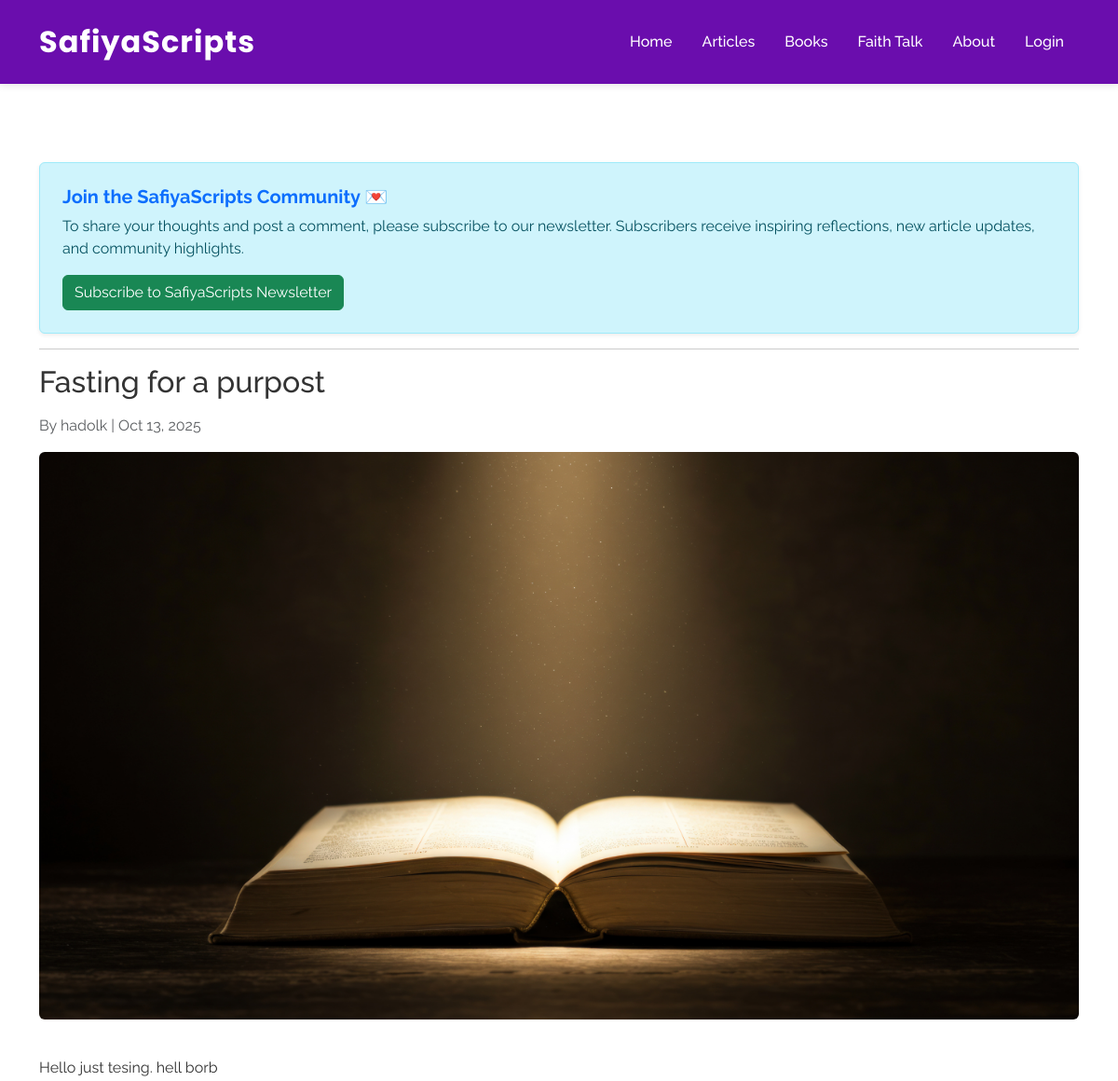
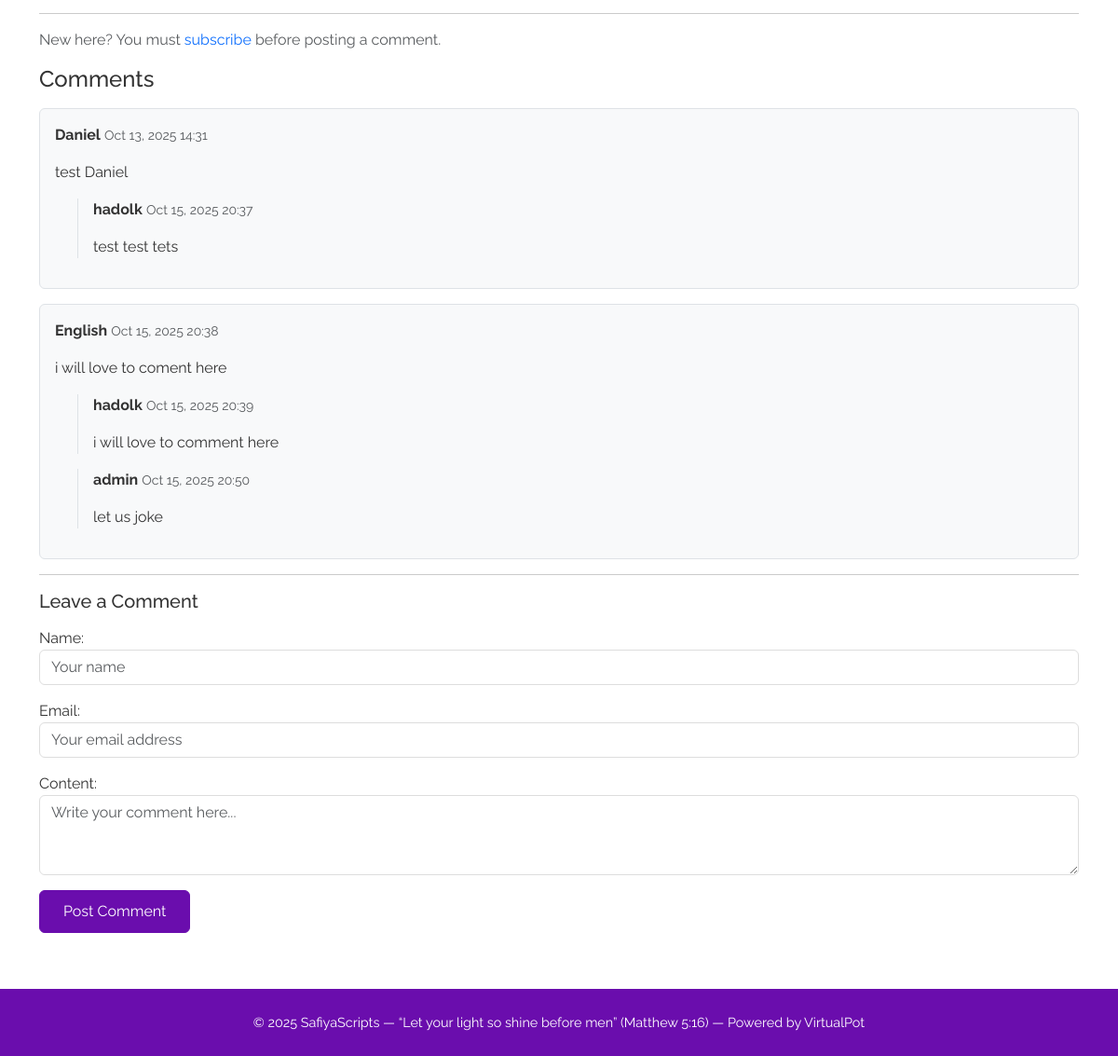
Page /articles/public/5/ on the committed database (2 pictures, top to bottom).
### articles/models.py (models this page shows, shortened)
class Article(models.Model):
    title = models.CharField(max_length=200)
    short_description = models.TextField(max_length=300)
    full_description = models.TextField()
    author = models.ForeignKey(User, on_delete=models.CASCADE)
    image = models.ImageField(upload_to='article_images/', blank=True, null=True)
    date_posted = models.DateTimeField(default=timezone.now)
    class Meta:
        ordering = ['-date_posted']

class Comment(models.Model):
    article = models.ForeignKey(Article, related_name='comments', on_delete=models.CASCADE)
    user = models.ForeignKey(User, on_delete=models.CASCADE, blank=True, null=True)
    parent = models.ForeignKey('self', null=True, blank=True, related_name='replies', on_delete=models.CASCADE)
    name = models.CharField(max_length=100)
    email = models.EmailField(blank=True, null=True)
    content = models.TextField()
    created_at = models.DateTimeField(default=timezone.now)
    class Meta:
        ordering = ['created_at']

### articles/views.py (the view, shortened to what this page needs)
def article_detail_public(request, pk):
    article = get_object_or_404(Article, pk=pk)
    comments = article.comments.filter(parent__isnull=True).select_related('user')
    comment_form = CommentForm()
    return render(request, 'articles/article_detail_public.html', {
        'article': article,
        'comments': comments,
        'comment_form': comment_form,
    })

### articles/forms.py
class CommentForm(forms.ModelForm):
    parent = forms.ModelChoiceField(
        queryset=Comment.objects.filter(parent__isnull=True),
        required=False,
        widget=forms.HiddenInput()
    )
    class Meta:
        model = Comment
        fields = ['name', 'email', 'content', 'parent']
        widgets = {
            'name': forms.TextInput(attrs={
                'class': 'form-control',
                'placeholder': 'Your name',
            }),
            'email': forms.EmailInput(attrs={
                'class': 'form-control',
                'placeholder': 'Your email address',
            }),
            'content': forms.Textarea(attrs={
                'class': 'form-control',
                'rows': 3,
                'placeholder': 'Write your comment here...',
            }),
        }

### templates/articles/article_detail_public.html (shortened to what this page needs)
{% extends "base.html" %}
{% block content %}
<div class="alert alert-info mt-4 p-4 rounded shadow-sm">
  <h5 class="fw-bold text-primary mb-2">Join the SafiyaScripts Community 💌</h5>
  <p class="mb-3">
    To share your thoughts and post a comment, please subscribe to our newsletter.
    Subscribers receive inspiring reflections, new article updates, and community highlights.
  </p>
  <a href="{% url 'articles:subscribe' %}" class="btn btn-success">
    Subscribe to SafiyaScripts Newsletter
  </a>
</div>
<hr>
  <h2 class="mb-3">{{ article.title }}</h2>
  <p class="text-muted">By {{ article.author.username }} | {{ article.date_posted|date:"M d, Y" }}</p>
  {% if article.image %}
    <img src="{{ article.image.url }}" class="img-fluid rounded mb-4" alt="{{ article.title }}">
  {% endif %}
  <p>{{ article.full_description|linebreaks }}</p>
  <hr>
  {% if not user.is_authenticated %}
  <p class="text-muted mt-2">
    New here? You must <a href="{% url 'articles:subscribe' %}" class="text-decoration-none text-primary">subscribe</a> before posting a comment.
  </p>
{% endif %}
  <h4>Comments</h4>
  <div class="mt-3">
    {% for comment in comments %}
      <div class="border p-3 mb-3 rounded bg-light">
        <p><strong>{{ comment.name }}</strong> <small class="text-muted">{{ comment.created_at|date:"M d, Y H:i" }}</small></p>
        <p>{{ comment.content }}</p>
        {% for reply in comment.replies.all %}
          <div class="ms-4 mt-2 border-start ps-3">
            <p><strong>{{ reply.name }}</strong> <small class="text-muted">{{ reply.created_at|date:"M d, Y H:i" }}</small></p>
            <p>{{ reply.content }}</p>
          </div>
        {% endfor %}
      </div>
    {% empty %}
      <p>No comments yet. Be the first to comment!</p>
    {% endfor %}
  </div>
 <hr>
  <h5>Leave a Comment</h5>
  <form method="post" class="mt-3" id="comment-form">
    {{ comment_form.as_p }}
    <button type="submit" class="btn btn-primary">Post Comment</button>
  </form>
</div>
{% endblock %}

### templates/base.html (style rules this page uses)
body { background-color: #ffffff; font-family: 'Raleway', sans-serif; color: #333; min-height: 100vh; display: flex; flex-direction: column; }
form { margin-top: 20px; }
.form-control { border-radius: 6px; border: 1px solid #ddd; box-shadow: none; transition: all 0.2s ease; }
.btn-primary { background-color: #6A0DAD; border-color: #6A0DAD; border-radius: 6px; padding: 10px 25px; }

### rows in the picture
Article: title "Fasting for a purpost", author.username "hadolk", date_posted "Oct 13, 2025", image (picture), full_description "Hello just tesing. hell borb"
Comment: name "Daniel", created_at "Oct 13, 2025 14:31", content "test Daniel"
Comment: name "hadolk", created_at "Oct 15, 2025 20:37", content "test test tets"
Comment: name "English", created_at "Oct 15, 2025 20:38", content "i will love to coment here"
Comment: name "hadolk", created_at "Oct 15, 2025 20:39", content "i will love to comment here"
Comment: name "admin", created_at "Oct 15, 2025 20:50", content "let us joke"
